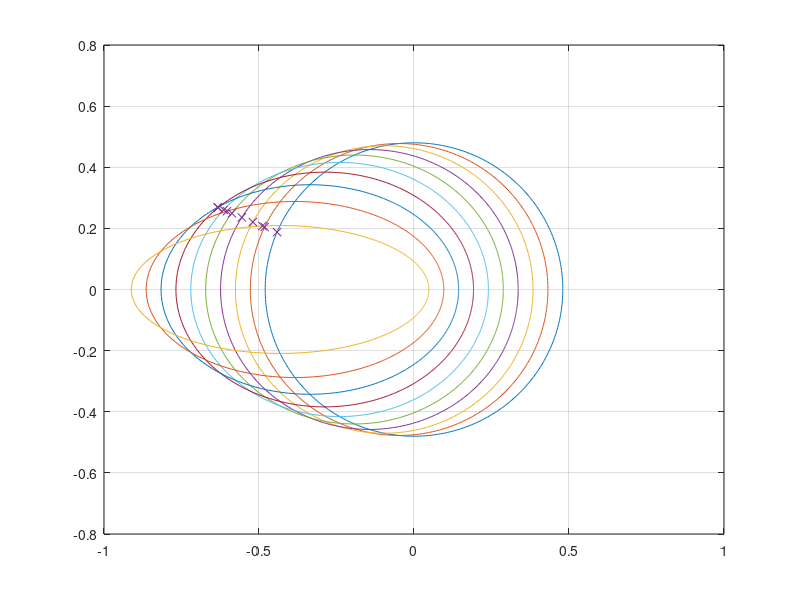
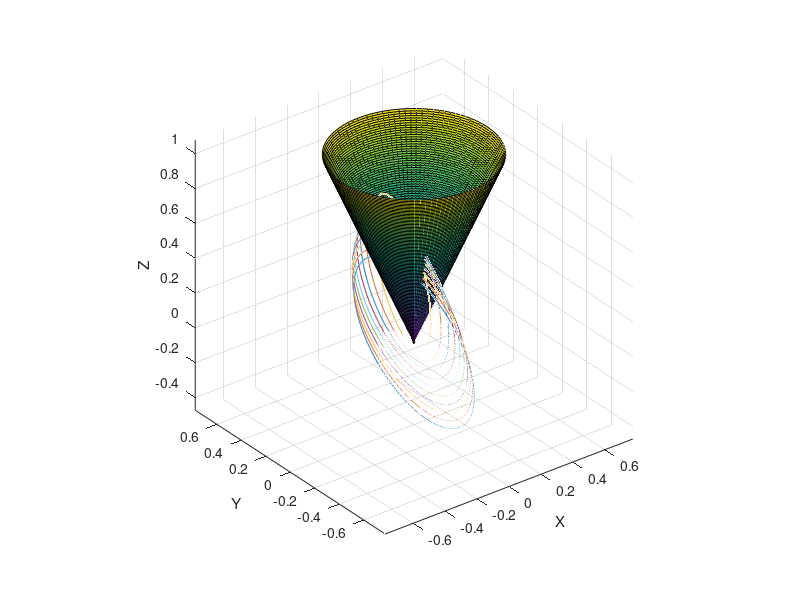

Write the MATLAB code that produced these figures, in order.
%This code is designed to take the desired semi-major axis, the desired
%inclination, and the target latitude, and display the various observation
%times that various eccentricities would yield
clc;clf;clear

%Inputs
    a=0.48;
    Inclination = 80;
    TargetLat=65;
    LightnessFactor=0;%In case you want to simulate the effect of pointing the sail at the sun. if not, just set to 0
    plotOptions=[1,1];
    ConeVerticies=100;
    ShowCone=1;
    DisplayTable=0;
    ecc=0:0.1:0.9;
    

%Givens & Conversions
    rSun=0.00465047; %AU
    uSun=(1-LightnessFactor)*3.9640*10^-14; %AU^3/s^2
    Inclination = Inclination*pi/180; %Convert to radians
    TargetLat=TargetLat*pi/180;%Convert to radians

%Calculate Keplerian Parameters
    Period=2*pi*sqrt(a^3/uSun)/24/3600;
    P=a.*(1-ecc.^2);
    Theta=(0:0.01:2*pi)'; %vector of thetas
    r=(P./(1+ecc.*cos(Theta)))'; %Matrix of r values, where each row is a different eccentricity
    Theta=Theta'; %Turns Theta for multiplication reasons
    x=r.*cos(Theta); %2-D X positions of each orbit
    y=r.*sin(Theta); %2-D Y positions of each orbit
    myIndices=find(Theta>=pi); %index at highest radius
    myrP=r(:,1); %Perigee Values
    myrAP=r(:,myIndices(1)); %Apogee Values
    
%Rotate 2-D plane about Y axis
    A=cos(Inclination); %First element of rotation matrix
    B=sin(Inclination); %Other element of rotation matrix
    my3DX=x.*A;
    my3DY=y;
    my3DZ=-x.*B;

%Find points within the cone
    % I noticed this is exactly the same for all orbits if they are in the
    % same general orbit, but if you dont believe me uncomment 68 and 82
    
    OrbitNum=1; BinaryMatrix=0*my3DX; %Binary blank matrix, shows where intersection points are
    for OrbitNum = 1:length(ecc)
        ThisX=my3DX(OrbitNum,:); %this orbits X values
        ThisY=my3DY(OrbitNum,:); %This orbits Y values
        ThisZ=my3DZ(OrbitNum,:); %This orbits Z values
        ThisAxisR=sqrt(ThisX.^2 + ThisY.^2); %Radi of the points from the z-axis
        myRatio=tan(TargetLat); %ratio for the cone: z/x
        for myPoint=1:length(ThisX) %loops through every point in the orbit
           thisConeR=ThisZ(myPoint)/myRatio; %Radius of the cone from the current zaxis
           if (thisConeR>ThisAxisR(myPoint)) %if the point is within the cone
               BinaryMatrix(OrbitNum,myPoint) = 1;
           end
        end
    end
    
if ~sum(sum(BinaryMatrix))
    error("Does not intersect the observation cone")
else
    %Isolate Vectors and rotate them back to 2-D
        BinaryVec=BinaryMatrix(1,:); %due to geometry, all of these vectors are the same, so only need first
        VecIndicies=find(BinaryVec==1); %indices where the craft is within the observation period
        ObservationVecs=[my3DX(:,VecIndicies(1)) my3DY(:,VecIndicies(1)) my3DZ(:,VecIndicies(1))]; %3-D Vectors where observation can begin for each orbit
        ToFlatRotationVec=inv([A 0 B; 0 1 0; -B 0 A]); %Rotation vector to convert 3-D back to 2-D
        myNewXY=ToFlatRotationVec*ObservationVecs'; %2-D vectors of starting observation point
        newX=myNewXY(1,:);
        newY=myNewXY(2,:);

    %Identify Observation Time
        newTheta=pi+atan(newY./newX); %theta at starting observation point
        TargetBigE=2*atan( sqrt((1-ecc)./(1+ecc)) .*tan(newTheta/2)); %Eccentric anomaly
        TargetMe=TargetBigE-ecc.*sin(TargetBigE); %Mean Anomaly
        tDays=(Period - 2*( abs( TargetMe*Period/(2*pi) ) ) ); %Observation time in days

    %plot options, from here on out its irrelevant
        if plotOptions(1)
            figure (1) %Plot 2-D orbits
            plot(x(1,:),y(1,:))    
            for i=2:length(ecc)
                hold on;plot(x(i,:),y(i,:))
            end
            hold on;
            plot(newX,newY,'x')
            grid on;
        end

        if plotOptions(2)
            figure (sum(plotOptions(1:2))) %Plot 3-D orbits
            plot3(my3DX(1,:),my3DY(1,:),my3DZ(1,:))    
            for i=2:length(ecc)
                hold on; plot3(my3DX(i,:),my3DY(i,:),my3DZ(i,:))
            end
            %Plot Sun
            hold on; [SunX SunY SunZ]=sphere(10); SunX=SunX.*rSun; SunY=SunY.*rSun; SunZ=SunZ.*rSun; 
            surf(SunX, SunY, SunZ); 

            if ShowCone 
                %Plot Target Cone:
                rConeVec = linspace(0,max(myrAP)/2,ConeVerticies) ;
                th = linspace(0,2*pi,ConeVerticies);
                [RCone,T] = meshgrid(rConeVec,th) ;
                XCone = RCone.*cos(T) ;
                YCone = RCone.*sin(T) ;
                ZCone = sqrt(XCone.^2 + YCone.^2)/cos(TargetLat);
                hold on; surf(XCone,YCone,ZCone)
            end

            daspect([1 1 1]);
            pbaspect([1 1 1]); grid on;
            xlabel("X"); ylabel("Y"); zlabel("Z")
        end
        if DisplayTable
            fprintf("At a semi major axis of %.3f AU and an inclination of %.1f degrees, an orbit will take %.0f days\n",a,Inclination*180/pi,Period)
            eccentricityValues=ecc'; ObservationPeriod=tDays'; ObservationPercentage=(tDays/Period*100)'; Perigee=myrP; Apogee = myrAP;
            disp(table(eccentricityValues, ObservationPeriod, ObservationPercentage, Perigee, Apogee))
        end
end